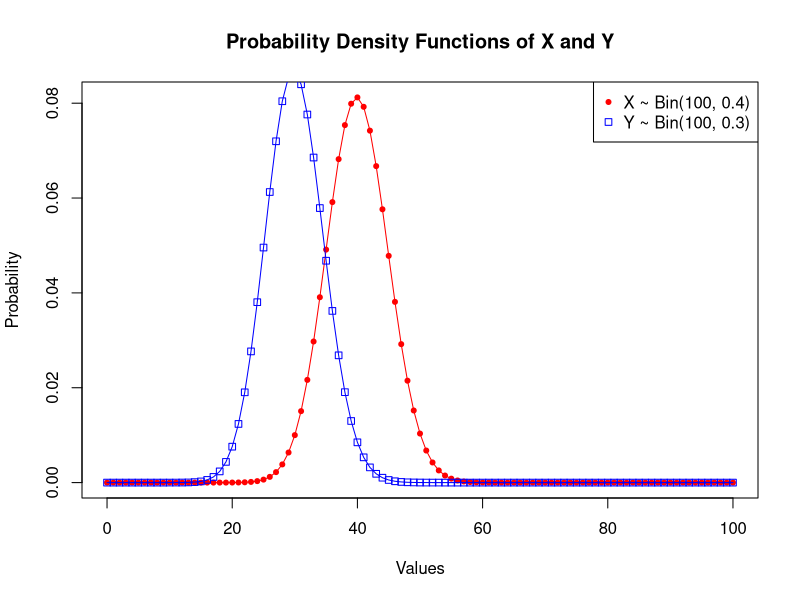
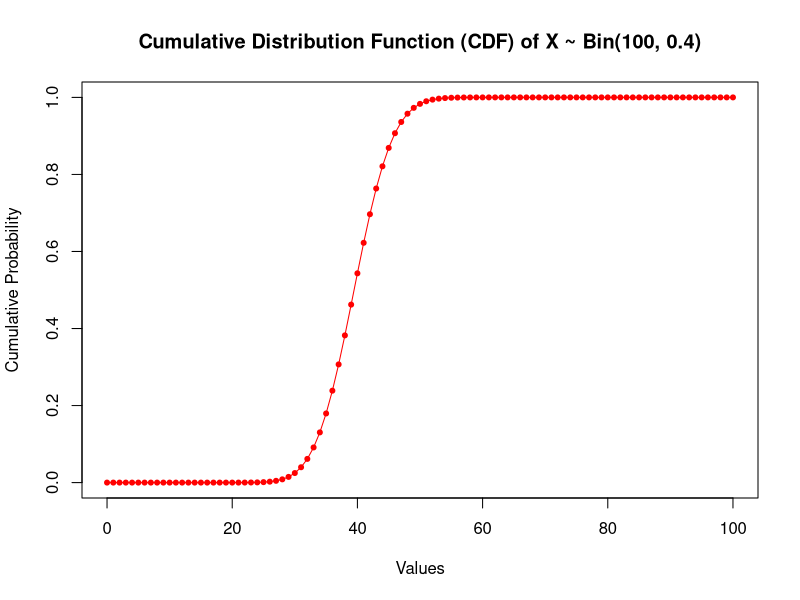

Write R code to recreate these figures, in order.

n_X = 100
p_X = 0.4
x_values = 0:n_X
pdf_X = dbinom(x_values,
               size = n_X,
               prob = p_X)
plot(x_values, pdf_X, type = "o", pch = 20, col = "red", xlab = "Values", ylab = "Probability",
     main = "Probability Density Functions of X and Y")

n_Y = 100
p_Y = 0.3
y_values = 0:n_Y
pdf_Y = dbinom(y_values,
               size = n_Y,
               prob = p_Y)
points(y_values, pdf_Y, type = "o", pch = 22, col = "blue")
legend("topright", legend = c("X ~ Bin(100, 0.4)", "Y ~ Bin(100, 0.3)"), col = c("red", "blue"), pch = c(20, 22))

# Cumulative distribution function (cdf) of X
cdf_X = pbinom(x_values, size = n_X, prob = p_X)
plot(x_values, cdf_X, type = "o", pch = 20, col = "red", xlab = "Values", ylab = "Cumulative Probability",
     main = "Cumulative Distribution Function (CDF) of X ~ Bin(100, 0.4)")







mu = 35
var = 12
sd = sqrt(12)

z1 = (33-mu)/sd
z2 = (38-mu)/sd

a = pnorm(z1) # lower bound
b = pnorm(z2) # upper bound

px33 = a
c_px38 = 1-b
p33x38 = b - a
